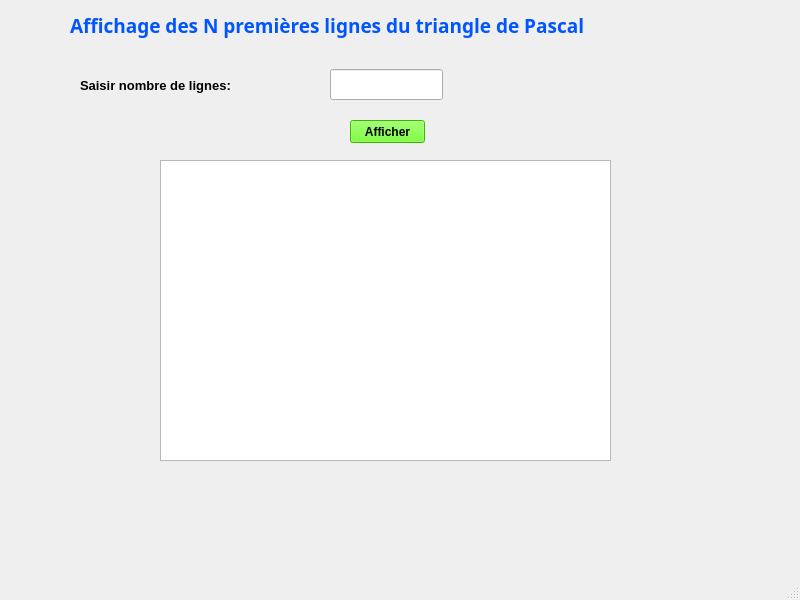
<?xml version="1.0" encoding="UTF-8"?>
<ui version="4.0">
 <class>MainWindow</class>
 <widget class="QMainWindow" name="MainWindow">
  <property name="geometry">
   <rect>
    <x>0</x>
    <y>0</y>
    <width>800</width>
    <height>600</height>
   </rect>
  </property>
  <property name="windowTitle">
   <string>projet7</string>
  </property>
  <widget class="QWidget" name="centralwidget">
   <widget class="QLabel" name="label">
    <property name="geometry">
     <rect>
      <x>80</x>
      <y>70</y>
      <width>241</width>
      <height>31</height>
     </rect>
    </property>
    <property name="font">
     <font>
      <pointsize>10</pointsize>
      <weight>75</weight>
      <bold>true</bold>
     </font>
    </property>
    <property name="styleSheet">
     <string notr="true"/>
    </property>
    <property name="text">
     <string>Saisir nombre de lignes:</string>
    </property>
   </widget>
   <widget class="QLabel" name="label_2">
    <property name="geometry">
     <rect>
      <x>70</x>
      <y>0</y>
      <width>691</width>
      <height>51</height>
     </rect>
    </property>
    <property name="font">
     <font>
      <family>Segoe Script</family>
      <pointsize>14</pointsize>
      <weight>75</weight>
      <bold>true</bold>
     </font>
    </property>
    <property name="styleSheet">
     <string notr="true">color: rgb(0, 85, 255);</string>
    </property>
    <property name="text">
     <string>Affichage des N premières lignes du triangle de Pascal</string>
    </property>
   </widget>
   <widget class="QLineEdit" name="nb">
    <property name="geometry">
     <rect>
      <x>330</x>
      <y>69</y>
      <width>113</width>
      <height>31</height>
     </rect>
    </property>
    <property name="font">
     <font>
      <pointsize>12</pointsize>
      <weight>50</weight>
      <bold>false</bold>
     </font>
    </property>
    <property name="styleSheet">
     <string notr="true"/>
    </property>
   </widget>
   <widget class="QPushButton" name="b1">
    <property name="geometry">
     <rect>
      <x>350</x>
      <y>120</y>
      <width>75</width>
      <height>23</height>
     </rect>
    </property>
    <property name="font">
     <font>
      <pointsize>9</pointsize>
      <weight>75</weight>
      <bold>true</bold>
     </font>
    </property>
    <property name="styleSheet">
     <string notr="true">background-color: rgb(85, 255, 0);</string>
    </property>
    <property name="text">
     <string>Afficher</string>
    </property>
   </widget>
   <widget class="QTableWidget" name="table">
    <property name="geometry">
     <rect>
      <x>160</x>
      <y>160</y>
      <width>451</width>
      <height>301</height>
     </rect>
    </property>
    <property name="minimumSize">
     <size>
      <width>411</width>
      <height>261</height>
     </size>
    </property>
   </widget>
  </widget>
  <widget class="QMenuBar" name="menubar">
   <property name="geometry">
    <rect>
     <x>0</x>
     <y>0</y>
     <width>800</width>
     <height>26</height>
    </rect>
   </property>
  </widget>
  <widget class="QStatusBar" name="statusbar"/>
 </widget>
 <resources/>
 <connections/>
</ui>
